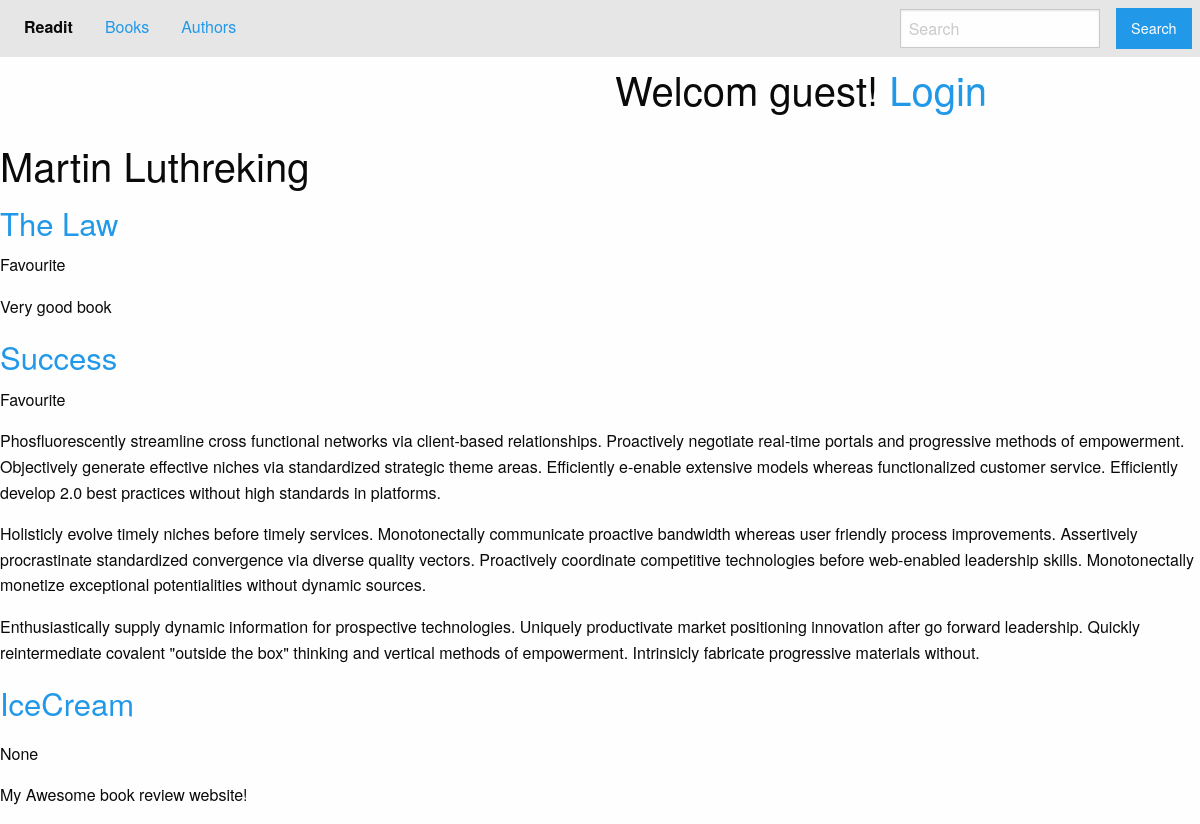
Page /authors/3/ on the committed database.
### books/models.py (models this page shows, shortened)
class Author(models.Model):
    name = models.CharField(max_length=70, help_text="Use pen name, not real name",
                            unique=True)

class Book(models.Model):
    title = models.CharField(max_length=150)
    authors = models.ManyToManyField('Author', related_name='books')
    review = models.TextField(blank=True, null=True)
    reviewed_by = models.ForeignKey(User, blank=True, null=True, related_name='reviews')
    date_reviewed = models.DateTimeField(blank=True, null=True)
    is_favourite = models.BooleanField(default=False, verbose_name='Favourite?')

### books/views.py (the view)
# urls.py: url(r'^authors/(?P<pk>[-\w]+)/$', AuthorDetail.as_view(), name='author-detail'),
class AuthorDetail(DetailView):
	model = Author
	template_name = 'author.html'

### books/templates/author.html
{% extends "base.html" %}
{% block content %}
<div class="author">
	<h2>{{ author.name }}</h2>
	{% for book in author.books.all %}
		<h3><a href="{% url 'book-detail' book.pk %}">{{ book.title }}</a></h3>
		{% if book.is_favourite %}<p class="bold">Favourite</p>{%endif%}
	<p>{{ book.review|linebreaks }}</p>
	{%endfor%}
</div>
{% endblock %}

### rows in the picture
Author: name "Martin Luthreking"
Book: title "The Law", is_favourite "Favourite", review "Very good book"
Book: title "Success", is_favourite "Favourite", review "Phosfluorescently streamline cross functional networks via client-based relationships. Proactively negotiate real-time portals and progressive methods of empowerment. Objectively generate effective niches via standardized strategic theme areas. Efficiently e-enable extensive models whereas functionalized customer service. Efficiently develop 2.0 best practices without high standards in platforms. Holisticly evolve timely niches before timely services. Monotonectally communicate proactive bandwidth whereas user friendly process improvements. Assertively procrastinate standardized convergence via diverse quality vectors. Proactively coordinate competitive technologies before web-enabled…"
Book: title "IceCream", review "None"
